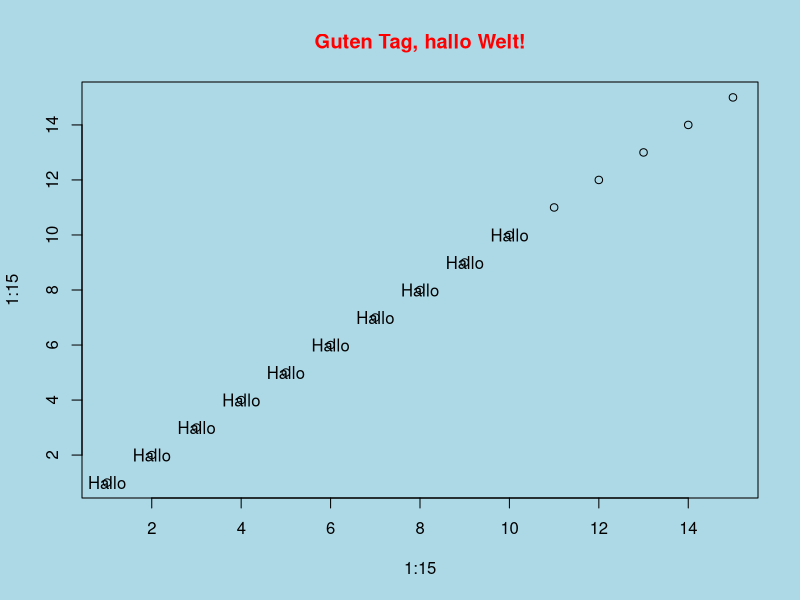

Generate this figure with R:
#Hallo Welt in R

meineFunktion <- function (title="Hallo Welt") {
  par(bg="lightblue", col.main="red")
  plot(1:15,1:15)
  title(title)
  for(i in 1:10) text(i,i,"Hallo")
}

meineFunktion("Guten Tag, hallo Welt!");

